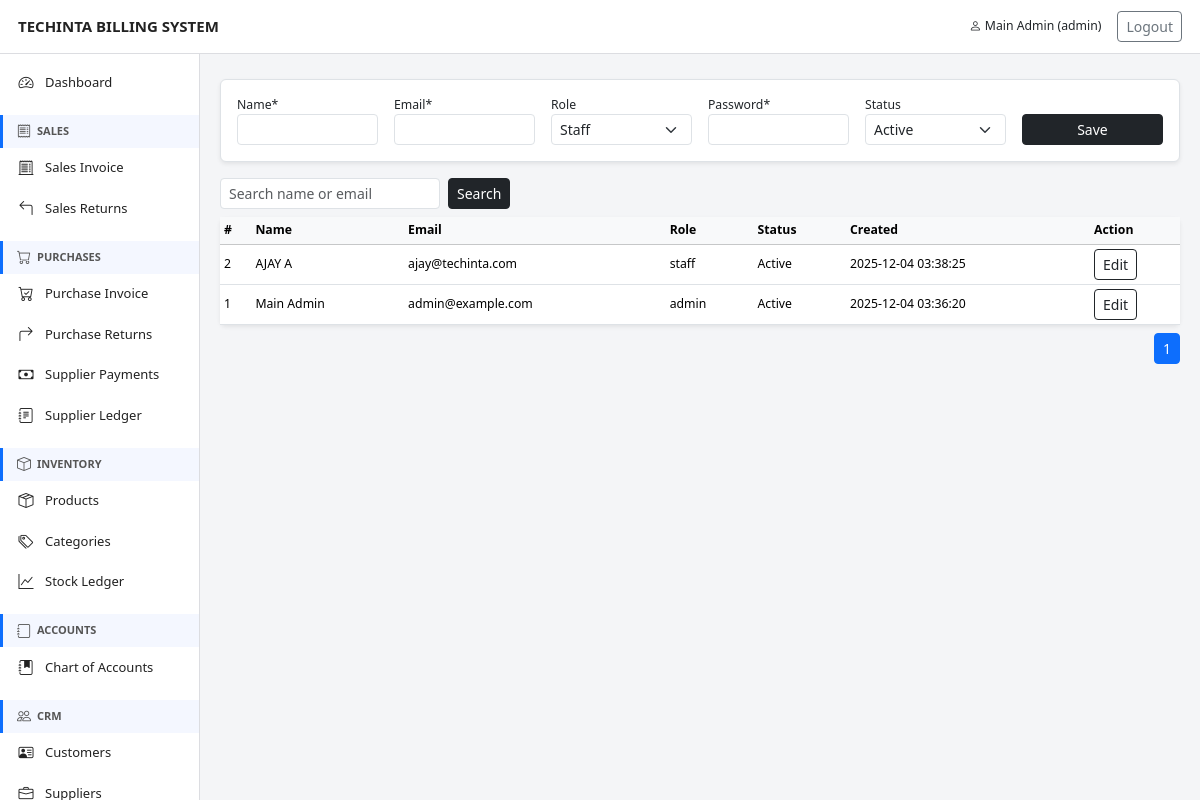
The app's page /index.php?page=users (signed in) with its own data.
### tables this page shows
CREATE TABLE `users` (
  `id` int(11) NOT NULL,
  `name` varchar(100) NOT NULL,
  `email` varchar(150) NOT NULL,
  `password_hash` varchar(255) NOT NULL,
  `role` enum('admin','staff') NOT NULL DEFAULT 'staff',
  `is_active` tinyint(1) NOT NULL DEFAULT 1,
  `created_at` timestamp NOT NULL DEFAULT current_timestamp(),
  `updated_at` timestamp NOT NULL DEFAULT current_timestamp() ON UPDATE current_timestamp()
);

### auth.php (called while the page is built, shortened)
<?php
function currentUser(): ?array
{
    return $_SESSION['user'] ?? null;
}

### pages/users.php (the view, shortened to what this page needs)
<?php
require __DIR__ . '/../header.php';
$limit = 10;
$pageNum = max(1, (int)($_GET['p'] ?? 1));
$offset = ($pageNum - 1) * $limit;
$edit = [
    'id'=>"", 'name'=>"", 'email'=>"",'role'=>"staff",
    'is_active'=>1
];
$q = trim($_GET['q'] ?? '');
$sql = "FROM users WHERE 1";
$params = [];
$countStmt = $pdo->prepare("SELECT COUNT(*) $sql");
$countStmt->execute($params);
$totalRows = $countStmt->fetchColumn();
$totalPages = max(1, ceil($totalRows / $limit));
$stmt = $pdo->prepare("SELECT id,name,email,role,is_active,created_at
    $sql ORDER BY id DESC LIMIT $limit OFFSET $offset");
$stmt->execute($params);
$users = $stmt->fetchAll();
?>
<div class="p-3 border rounded mb-3 bg-white shadow-sm">
<form method="post" class="row g-3 align-items-end small">
    <div class="col-md-2">
        <label>Name*</label>
        <input name="name" value="<?=$edit['name']?>" class="form-control form-control-sm" required>
    </div>
    <div class="col-md-2">
        <label>Email*</label>
        <input name="email" value="<?=$edit['email']?>" class="form-control form-control-sm" required>
    </div>
    <div class="col-md-2">
        <label>Role</label>
        <select name="role" class="form-select form-select-sm">
            <option value="staff" <?=$edit['role']=='staff'?'selected':''?>>Staff</option>
        </select>
    </div>
    <div class="col-md-2">
        <label>Password<?=$edit['id']?' (optional)':'*'?></label>
        <input name="password" type="password" class="form-control form-control-sm" <?=$edit['id']?'':'required'?>>
    </div>
    <div class="col-md-2">
        <label>Status</label>
        <select name="is_active" class="form-select form-select-sm">
            <option value="1" <?=$edit['is_active']?'selected':''?>>Active</option>
        </select>
    </div>
    <div class="col-md-2 text-end">
        <button class="btn btn-dark btn-sm w-100">
            <?=$edit['id']?'Update':'Save'?>
        </button>
    </div>
</form>
</div>
<div class="d-flex justify-content-between align-items-center mb-2 small">
    <form method="get" class="d-flex">
        <input type="text" name="q" class="form-control form-control-sm"
               placeholder="Search name or email"
               value="<?=htmlspecialchars($q)?>">
        <button class="btn btn-sm btn-dark ms-2">Search</button>
    </form>
</div>
<div class="card shadow-sm border-0">
    <div class="table-responsive">
        <table class="table table-sm table-hover mb-0 small align-middle">
            <thead class="table-light">
                <tr>
                    <th>#</th>
                    <th>Name</th>
                    <th>Email</th>
                    <th>Role</th>
                    <th>Status</th>
                    <th>Created</th>
                    <th width="90">Action</th>
                </tr>
            </thead>
            <tbody>
            <?php if(!$users): ?>
                <tr><td colspan="7" class="text-center py-3">No Users</td></tr>
            <?php else: foreach($users as $u): ?>
                <tr>
                    <td><?=$u['id']?></td>
                    <td><?=$u['name']?></td>
                    <td><?=$u['email']?></td>
                    <td><?=$u['role']?></td>
                    <td><?=$u['is_active']?'Active':'Inactive'?></td>
                    <td><?=$u['created_at']?></td>
                    <td>
                        <a href="index.php?page=users&edit=<?=$u['id']?>&p=<?=$pageNum?>"
                           class="btn btn-sm btn-outline-dark">Edit</a>
                    </td>
                </tr>
            <?php endforeach; endif; ?>
            </tbody>
        </table>
    </div>
</div>
<nav class="mt-2">
<ul class="pagination pagination-sm justify-content-end mb-0">
<?php for($i=1;$i<=$totalPages;$i++): ?>
<li class="page-item <?=$i==$pageNum?'active':''?>">
    <a class="page-link"
       href="index.php?page=users&p=<?=$i?>&q=<?=urlencode($q)?>">
       <?=$i?>
    </a>
</li>
<?php endfor; ?>
</ul>
</nav>
<?php require __DIR__ . '/../footer.php'; ?>

### index.php (shortened to what this page needs)
<?php
require_once __DIR__ . '/bootstrap.php';
$page = $_GET['page'] ?? 'dashboard';
switch ($page) {
    case 'users':
        require __DIR__ . '/pages/users.php';
        break;
}

### header.php (shortened to what this page needs)
<?php
$user = currentUser();
$page = $_GET['page'] ?? '';
$isLoginPage = ($page === 'login');
?>
<!DOCTYPE html>
<html lang="en">
<head>
    <link href="https://cdn.jsdelivr.net/npm/bootstrap@5.3.3/dist/css/bootstrap.min.css" rel="stylesheet">
    <link href="https://cdn.jsdelivr.net/npm/bootstrap-icons@1.11.1/font/bootstrap-icons.css" rel="stylesheet">
</head>
<body>
<?php if (!$isLoginPage): ?>
<div class="top-nav d-flex justify-content-between">
    <a class="navbar-brand" href="index.php?page=dashboard"><?= htmlspecialchars(APP_NAME) ?></a>
    <?php if ($user): ?>
    <div class="d-flex align-items-center">
        <span class="small me-3">
            <i class="bi bi-person"></i>
            <?= htmlspecialchars($user['name']) ?> (<?= htmlspecialchars($user['role']) ?>)
        </span>
        <a href="index.php?page=logout" class="btn btn-outline-secondary btn-sm">Logout</a>
    </div>
    <?php endif; ?>
</div>
<div class="sidebar">
    <a href="index.php?page=dashboard" class="<?= $page==='dashboard' ? 'active' : '' ?>">
        <i class="bi bi-speedometer2"></i> Dashboard
    </a>
    <div class="menu-section"><i class="bi bi-receipt"></i> Sales</div>
    <a href="index.php?page=sales" class="<?= ($page==='sales' || $page==='sales_view') ? 'active' : '' ?>">
        <i class="bi bi-receipt-cutoff"></i> Sales Invoice
    </a>
    <a href="index.php?page=sales_returns" class="<?= ($page==='sales_returns' || $page==='sales_return_view') ? 'active' : '' ?>">
        <i class="bi bi-arrow-90deg-left"></i> Sales Returns
    </a>
    <div class="menu-section"><i class="bi bi-cart"></i> Purchases</div>
    <a href="index.php?page=purchases" class="<?= ($page==='purchases' || $page==='purchase_view') ? 'active' : '' ?>">
        <i class="bi bi-cart-check"></i> Purchase Invoice
    </a>
    <a href="index.php?page=purchase_returns" class="<?= ($page==='purchase_returns' || $page==='purchase_return_view') ? 'active' : '' ?>">
        <i class="bi bi-arrow-90deg-right"></i> Purchase Returns
    </a>
    <a href="index.php?page=supplier_payments" class="<?= $page==='supplier_payments' ? 'active' : '' ?>">
        <i class="bi bi-cash"></i> Supplier Payments
    </a>
    <a href="index.php?page=supplier_ledger" class="<?= $page==='supplier_ledger' ? 'active' : '' ?>">
        <i class="bi bi-journal-text"></i> Supplier Ledger
    </a>
    <div class="menu-section"><i class="bi bi-box"></i> Inventory</div>
    <a href="index.php?page=products" class="<?= $page==='products' ? 'active' : '' ?>">
        <i class="bi bi-box-seam"></i> Products
    </a>
    <a href="index.php?page=categories" class="<?= $page==='categories' ? 'active' : '' ?>">
        <i class="bi bi-tags"></i> Categories
    </a>
    <a href="index.php?page=stock_ledger" class="<?= $page==='stock_ledger' ? 'active' : '' ?>">
        <i class="bi bi-graph-up"></i> Stock Ledger
    </a>
    <div class="menu-section"><i class="bi bi-journal"></i> Accounts</div>
    <a href="index.php?page=accounts" class="<?= $page==='accounts' ? 'active' : '' ?>">
        <i class="bi bi-journal-bookmark-fill"></i> Chart of Accounts
    </a>
    <div class="menu-section"><i class="bi bi-people"></i> CRM</div>
    <a href="index.php?page=customers" class="<?= $page==='customers' ? 'active' : '' ?>">
        <i class="bi bi-person-vcard"></i> Customers
    </a>
    <a href="index.php?page=suppliers" class="<?= $page==='suppliers' ? 'active' : '' ?>">
        <i class="bi bi-briefcase"></i> Suppliers
    </a>
</div>
<div class="content-area">
<?php else: ?>
<div class="container mt-5">
<?php endif; ?>

### footer.php (shortened to what this page needs)
<?php if (!$isLoginPage): ?>
    </div>
<?php else: ?>
    </div>
<?php endif; ?>
</body>
</html>

### header.php (style rules this page uses)
body { background:#f4f5f7; font-size:14px; }
.top-nav { height:54px; background:#fff; border-bottom:1px solid #dcdde1; position:fixed; left:0; right:0; top:0; z-index:1000; padding:0 18px; display:flex; align-items:center; }
.top-nav .navbar-brand { font-size:15px; font-weight:600; color:#222; }
.sidebar { width:200px; background:#fff; position:fixed; top:54px; bottom:0; left:0; padding-top:8px; border-right:1px solid #dcdde1; overflow-y:auto; }
.sidebar a { display:flex; align-items:center; gap:10px; padding:9px 14px; color:#222; text-decoration:none; font-size:13px; border-left:3px solid transparent; }
.sidebar a i { font-size:15px; width:18px; text-align:center; }
.menu-section { font-size:11px; text-transform:uppercase; font-weight:700; color:#555; margin-top:12px; padding:6px 14px; border-left:3px solid #0d6efd; display:flex; align-items:center; gap:6px; background:#f4f7ff; }
.menu-section i { font-size:14px; }
.content-area { margin-left:200px; margin-top:64px; padding:15px 20px; }

### records on screen
users: role "Staff", is_active "Active", id "2", name "AJAY A", email "ajay@techinta.com", role "staff", created_at "2025-12-04 03:38:25"
users: id "1", name "Main Admin", email "admin@example.com", role "admin", is_active "Active", created_at "2025-12-04 03:36:20"

### other values on screen
APP_NAME "TECHINTA BILLING SYSTEM"
$user['name'] "Main Admin"
$user['role'] "admin"
